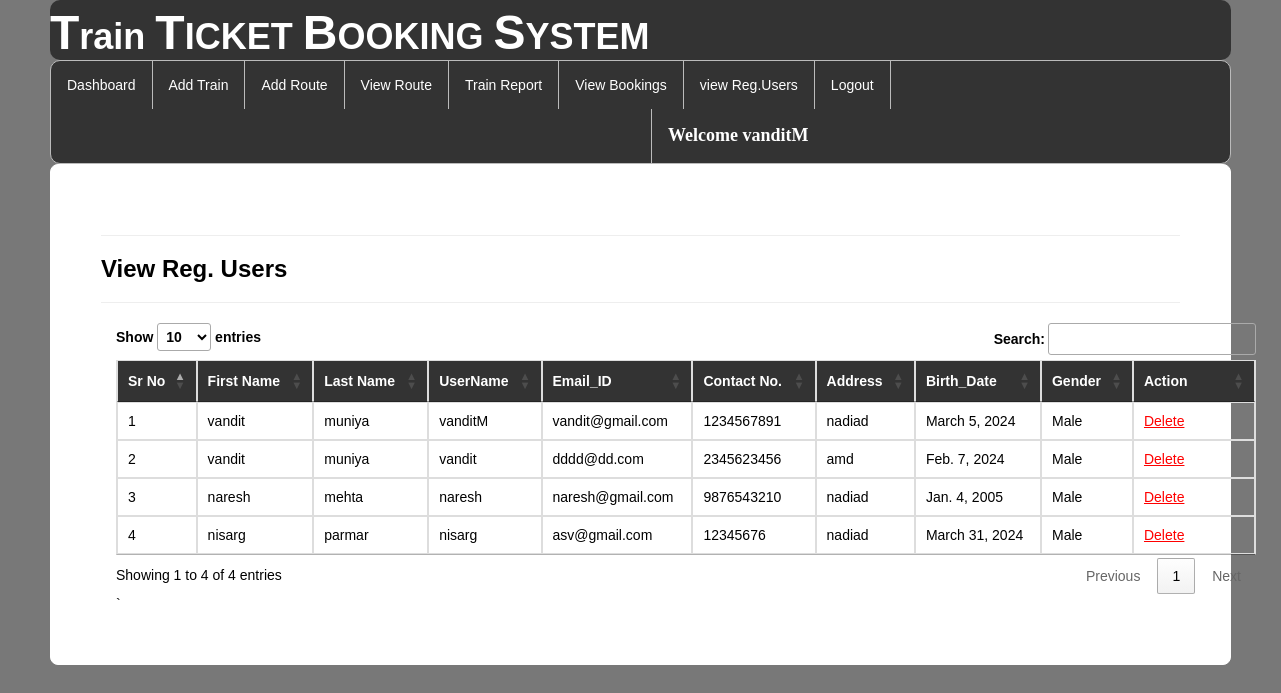
Page /view_regusers/ (signed in) on the committed database.
### railway/models.py (models this page shows, shortened)
class Register(models.Model):
    user = models.ForeignKey(User,on_delete=models.CASCADE,null=True)
    mobile = models.CharField(max_length=10,null=True)
    add = models.CharField(max_length=100,null=True)
    dob = models.DateField(null=True)
    gender = models.CharField(max_length=10,null=True)

### railway/views.py (the view)
# urls.py: path('view_regusers/', view_regusers, name="view_regusers"),
def view_regusers(request):
    if not request.user.is_authenticated:
        return redirect('login_customer')
    data=Register.objects.filter(user__is_staff=False)
    d={"data":data}
    return render(request,"view_regusers.html",d)

### railway/templates/view_regusers.html (shortened to what this page needs)
{% extends 'navigation3.html' %}
{% load static %}
{% block b %}
<div style="color:Black;border:1px solid white;border-radius:8px;background-color:white;padding:50px">
<hr><h3><strong>View Reg. Users</strong></h3><hr>
    <div class="container">
<table class="noteCard table table-bordered" id="myTable">
  <thead style="color:white;background-color:#333">
  <tr>
    <th>Sr No</th>
    <th>First Name</th>
      <th>Last Name</th>
      <th>UserName</th>
    <th>Email_ID</th>
    <th>Contact No.</th>
       <th>Address</th>
    <th>Birth_Date</th>
    <th>Gender</th>
    <th>Action</th>
  </tr>
  </thead>
   <tbody>
    {% for i in data %}
  <tr>
    <td>{{forloop.counter}}</td>
    <td>{{i.user.first_name}}</td>
    <td>{{i.user.last_name}}</td>
    <td>{{i.user.username}}</td>
      <td>{{i.user.email}}</td>
      <td>{{i.mobile}}</td>
      <td>{{i.add}}</td>
      <td>{{i.dob}}</td>
      <td>{{i.gender}}</td>
    <td style="width:100px">
   <a href="{% url 'delete_user' i.user.id %}" onclick="return confirm('Do you really want to Delete ?');" style="color:red"><u>Delete</u></a></td>
  </tr>
    {% endfor %}
    </tbody>
</table>`
 </div>
</div>
{% endblock %}

### railway/templates/navigation3.html (shortened to what this page needs)
{% extends 'head.html' %}
{% load static %}
{% block body %}
<link rel = stylesheet href = "//cdn.datatables.net/1.10.19/css/jquery.dataTables.min.css">
<ul class="id2">
  <li id="id1"><a href="{% url 'admindashboard' %}">Dashboard</a></li>
  <li id="id1"><a href="{% url 'add_train' %}">Add Train</a></li>
  <li id="id1"><a href="{% url 'add_route' %}">Add Route</a></li>
  <li id="id1"><a href="{% url 'availableroute' %}">View Route</a></li>
  <li id="id1"><a href="{% url 'view_train'%}">Train Report</a></li>
  <li id="id1"><a href="{% url 'viewbookings'%}">View Bookings</a></li>
  <li id="id1"><a href="{% url 'view_regusers'%}">view Reg.Users</a></li>
  <li id="id1"><a href="{% url 'log_out' %}">Logout</a></li>
      <li id="id2" style="margin-left:600px"><a href="" style="color:white"><strong style="font-size:18px;font-family:cursive">Welcome {{request.user.username}}</strong></a></li>
</ul>
{% block b %}
{% endblock %}
{% endblock %}

### railway/templates/navigation3.html (style rules this page uses)
.id2 { list-style-type: none; margin: 0; padding: 0; overflow: hidden; background-color: #333; border-radius:10px; border:1px solid #bbb; }
#id1 { float: left; border-right:1px solid #bbb; }
#id2 { float: left; border-left:1px solid #bbb; }
li:last-child { border-right: none; }
li a { display: block; color: white; text-align: center; padding: 14px 16px; text-decoration: none; }
body { font-family: Arial, Helvetica, sans-serif; }

### rows in the picture
Register: user.first_name "vandit", user.last_name "muniya", user.username "vanditM", user.email "vandit@gmail.com", mobile "1234567891", add "nadiad", dob "March 5, 2024", gender "Male"
Register: user.first_name "vandit", user.last_name "muniya", user.username "vandit", user.email "dddd@dd.com", mobile "2345623456", add "amd", dob "Feb. 7, 2024", gender "Male"
Register: user.first_name "naresh", user.last_name "mehta", user.username "naresh", user.email "naresh@gmail.com", mobile "9876543210", add "nadiad", dob "Jan. 4, 2005", gender "Male"
Register: user.first_name "nisarg", user.last_name "parmar", user.username "nisarg", user.email "asv@gmail.com", mobile "12345676", add "nadiad", dob "March 31, 2024", gender "Male"

### other values in the picture
{{ request.user.username }} "vanditM"
